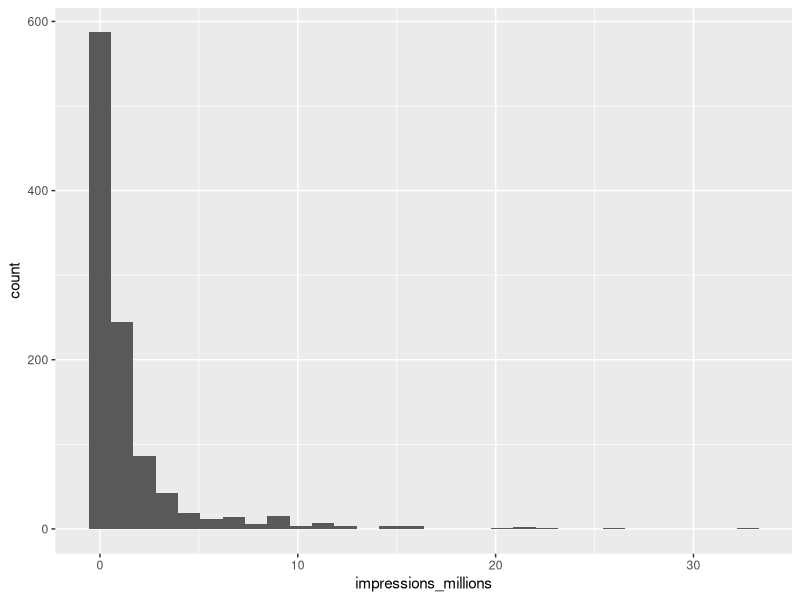
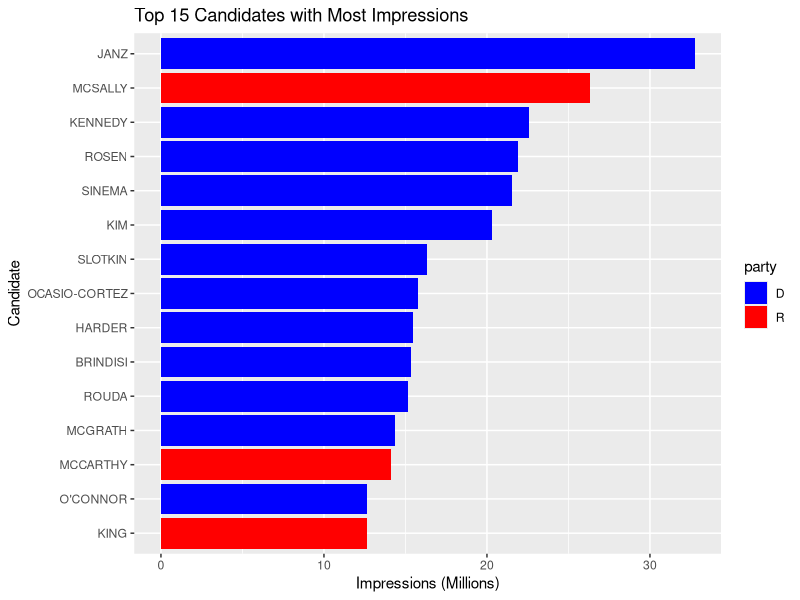

Here is the R script that generated these plots, in order:
## ---- chunk 1
options(width = 100)
## ---- chunk 2
library(dplyr)

fb_ads <- read.csv("data/fb_ads.csv")
incumbency_table <- fb_ads |>
  count(incumbency) |>
  head()|>
  knitr::kable(ncol = 2)

incumbency_table
## ---- chunk 3
library(ggplot2)

fb_ads <- fb_ads |>
  mutate(impressions_millions = impressions/1000000) 

plot_q3 <- fb_ads |>
  filter(office == "US House") |>
  ggplot(mapping = aes(x = impressions_millions)) +
  geom_histogram() 

plot_q3
## ---- chunk 4
library(tidyverse) 

fb_top_plot <- fb_ads |>
  filter(office == "US House") |>
  slice_max(impressions_millions, n = 15) |>
  ggplot(mapping = aes(x = impressions_millions,
                                      y = fct_reorder(cand_name_last, impressions_millions))) +  
  geom_col(mapping = aes(fill = party)) +
  scale_fill_manual(values = c(R = "red", D = "blue")) +
  labs( x = "Impressions (Millions)",
        y = "Candidate",
        title = "Top 15 Candidates with Most Impressions")

fb_top_plot
